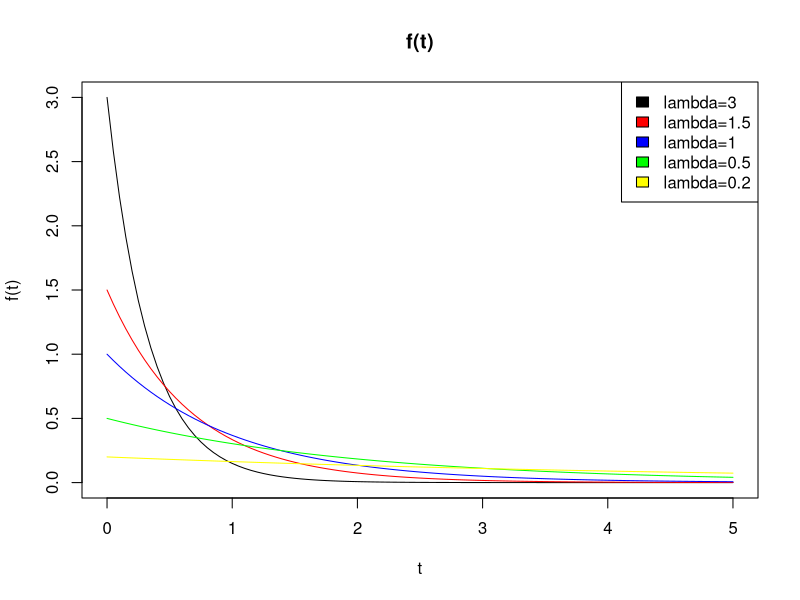
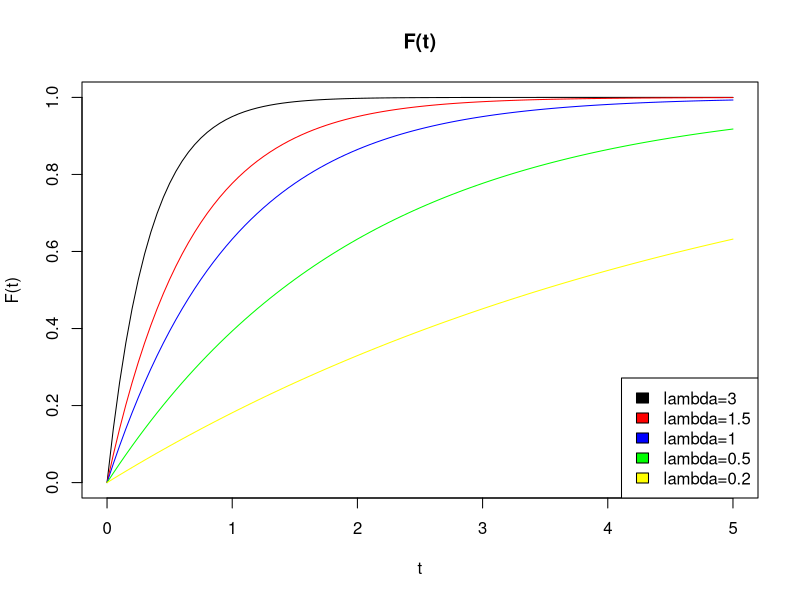
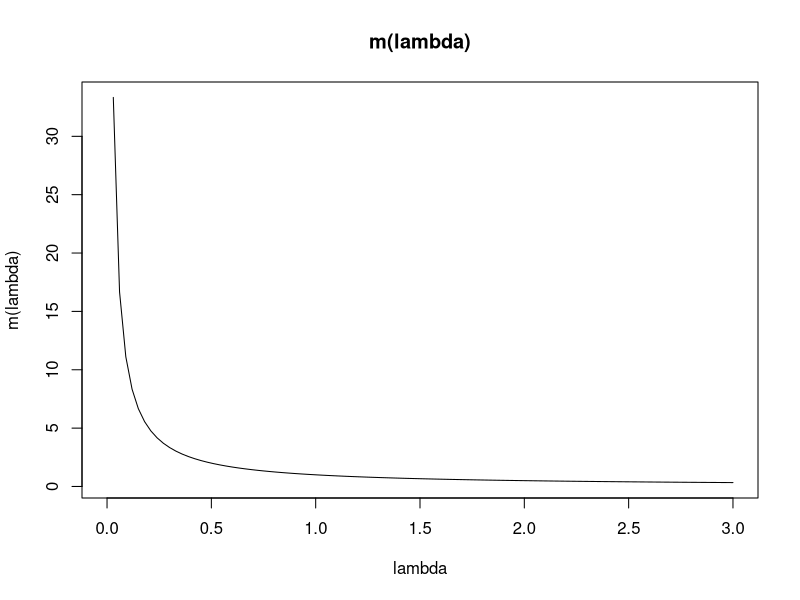
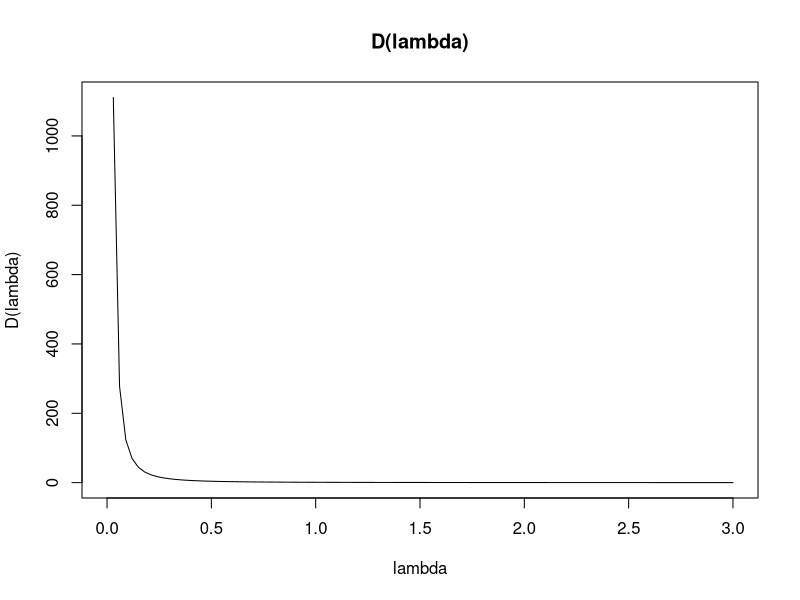
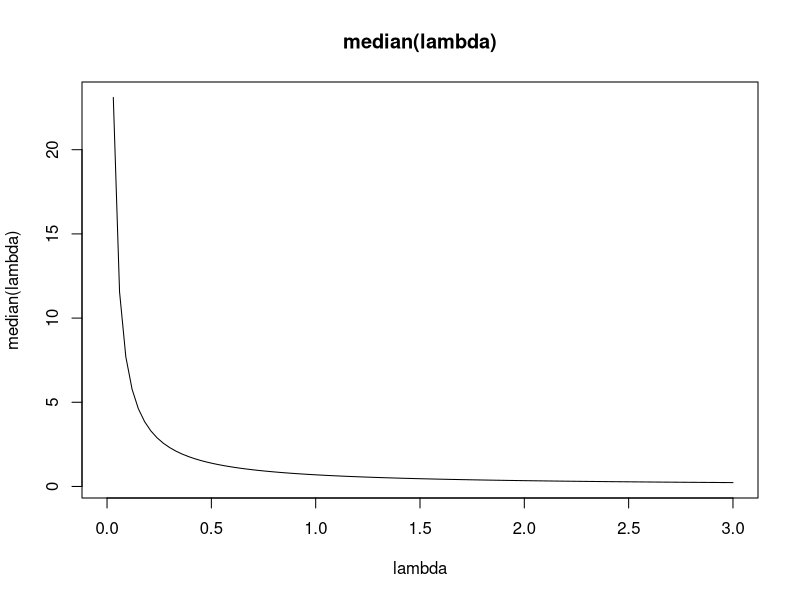
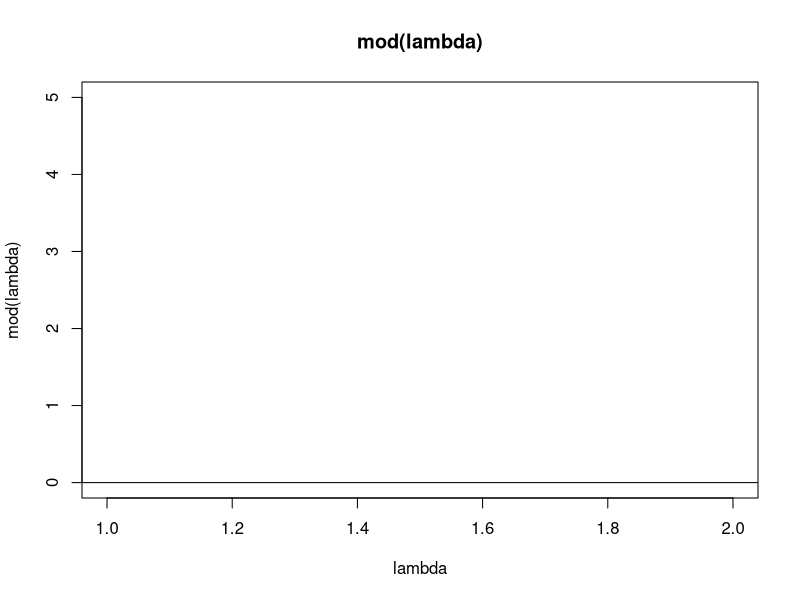
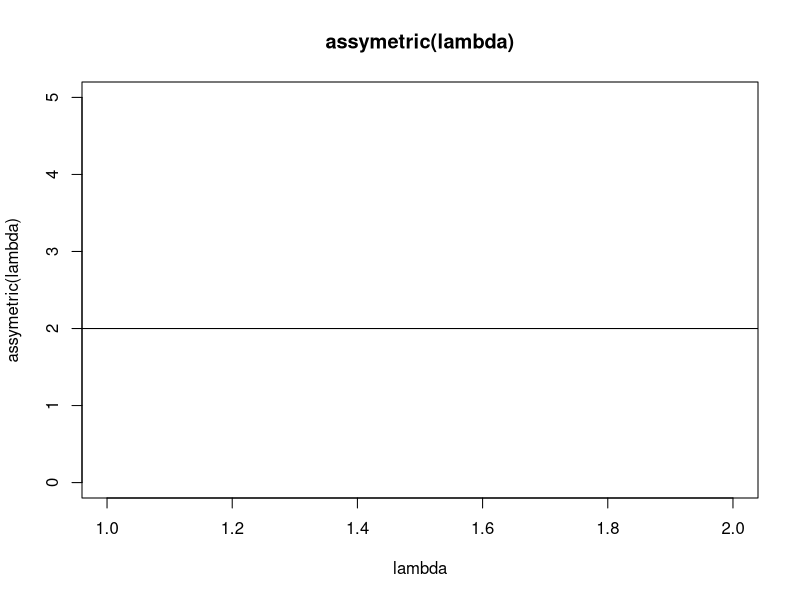

The R script that drew these images, in order:
f <- function(lambda) function(t) lambda * exp(-lambda*t)
F <- function(lambda) function(t) 1 - exp(-lambda * t)
m <- function(lambda) 1 / lambda
D <- function(lambda) 1 / lambda ^ 2
median <- function(lambda) - log(0.5) / lambda

plot_samples <- function(f, samples, colors, xrange, yrange, title, legendpos) {
  plot(xrange, yrange, type="n", main=title, ylab=title, xlab="t")
  for (i in 1:length(samples))
    plot(f(samples[i]), xrange[1], xrange[2], add=TRUE, col=colors[i])
  legend_labels = sapply(samples, function(sample) paste("lambda=", sample, sep=""))
  legend(legendpos, NULL, legend_labels, fill=colors[1:length(samples)])
}

lambdas <- c(3.0, 1.5, 1.0, 0.5, 0.2)
colors <- c("black", "red", "blue", "green", "yellow")

pdf("out.pdf")
plot_samples(f, lambdas, colors, c(0,5), c(0,3), "f(t)", "topright")
plot_samples(F, lambdas, colors, c(0,5), c(0,1), "F(t)", "bottomright")
plot(m, 0, 3, main="m(lambda)", ylab="m(lambda)", xlab="lambda")
plot(D, 0, 3, main="D(lambda)", ylab="D(lambda)", xlab="lambda")
plot(median, 0, 3, main="median(lambda)", ylab="median(lambda)", xlab="lambda")
plot(c(0,5), type="n", main="mod(lambda)", ylab="mod(lambda)", xlab="lambda")
abline(h=0.0)
plot(c(0,5), type="n", main="assymetric(lambda)", ylab="assymetric(lambda)", xlab="lambda")
abline(h=2.0)
